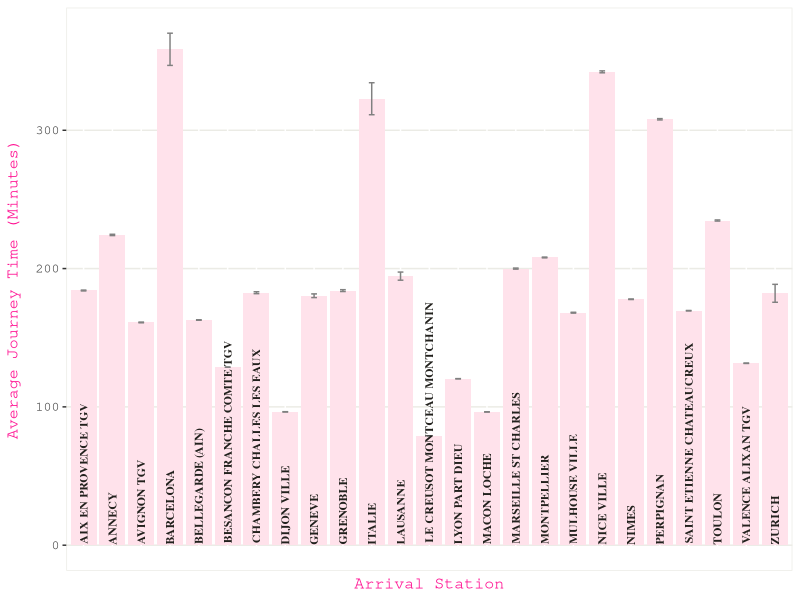

Write R code to recreate this figure.
## ---- chunk 1
knitr::opts_chunk$set(echo = TRUE)
## ---- chunk 2
knitr::opts_chunk$set(echo = TRUE)

library(tidyverse)
library(RColorBrewer)
## ---- chunk 3

data <- readr::read_csv("french_trains.csv")
data

view(data)

## ---- chunk 4

data %>% 
  dplyr::summarise(mean_trips = mean(total_num_trips))
  

## ---- chunk 5

?mutate()

?gather()
## ---- chunk 6

data %>% 
  mutate(total_journey_time = journey_time_avg * total_num_trips) %>% 
  view()

## ---- chunk 7

data %>% 
  mutate(total_journey_time = journey_time_avg * total_num_trips) %>% 
  group_by(departure_station, arrival_station) %>% 
  summarise(sum_total_time = sum(total_journey_time)) %>% 
  view()

## ---- chunk 8

data %>% 
  group_by(departure_station, arrival_station) %>% 
  summarise(average_time = mean(journey_time_avg), 
            stdev = sd(journey_time_avg)) %>%
  arrange(average_time) %>% 
  rename(standard_deviation = stdev) %>% 
  view()

data %>% 
  group_by(departure_station, arrival_station) %>% 
  summarise(average_time = round(mean(journey_time_avg), 1),
            stdev = round(sd(journey_time_avg), 1)) %>%
  mutate(mean_sd = paste(average_time, "+/-", stdev)) %>% 
  rename(MeanTime_StandardDeviation = mean_sd) %>%
  arrange(average_time) %>% 
  select(-average_time, -stdev) %>% 
  view()

  
## ---- chunk 9

data %>% 
  group_by(departure_station, arrival_station) %>% 
  summarise(average_time = round(mean(journey_time_avg), 1),
            stdev = round(sd(journey_time_avg), 1)) %>%
  mutate(mean_sd = paste(average_time, "+/-", stdev)) %>% 
  rename(MeanTime_StandardDeviation = mean_sd) %>%
  arrange(average_time) %>% 
  select(-average_time, -stdev) %>% 
  write.csv(file = "data_trains.csv")
  
  data %>% 
  group_by(departure_station, arrival_station) %>% 
  summarise(average_time = round(mean(journey_time_avg), 1),
            stdev = round(sd(journey_time_avg), 1)) %>%
  mutate(mean_sd = paste(average_time, "+/-", stdev)) %>% 
  rename(MeanTime_StandardDeviation = mean_sd) %>%
  arrange(average_time) %>% 
  select(-average_time, -stdev) %>% 
  write.table(file = "data_trains.txt", sep = "\t", row.names = FALSE)

## ---- chunk 10

data %>% 
  group_by(departure_station, arrival_station) %>% 
  summarise(average_time = mean(journey_time_avg), 
            sterror = sd(journey_time_avg)/sqrt(n())) %>% 
  view()

## ---- chunk 11

data %>% 
    group_by(departure_station, arrival_station) %>% 
    summarise(average_time = round(mean(journey_time_avg), 1),
            stdev = round(sd(journey_time_avg), 1)) %>%
    mutate(mean_sd = paste(average_time, "+/-", stdev)) %>% 
    rename(MeanTime_StandardDeviation = mean_sd) %>%
    arrange(average_time) %>% 
    filter(departure_station == "Paris Lyon") # Case-sensitive!
  
## ---- chunk 12
  
data %>% 
    group_by(departure_station, arrival_station) %>% 
    summarise(average_time = round(mean(journey_time_avg), 1),
            stdev = round(sd(journey_time_avg), 1)) %>%
    mutate(mean_sd = paste(average_time, "+/-", stdev)) %>% 
    rename(MeanTime_StandardDeviation = mean_sd) %>%
    arrange(average_time) %>% 
    filter(departure_station == "PARIS LYON")

## ---- chunk 13

data %>% 
    group_by(departure_station, arrival_station) %>% 
    summarise(average_time = mean(journey_time_avg),
            stnd_error = sd(journey_time_avg)/sqrt(n())) %>%
    arrange(average_time) %>% 
    filter(departure_station == "PARIS LYON") %>%
    ggplot(aes(x = arrival_station, y = average_time))+
      geom_bar(stat = "identity", fill = "#ffe2eb")+
      geom_errorbar(aes(ymin = average_time - stnd_error, 
                      ymax = average_time + stnd_error), 
                      width = 0.2, 
                      color = "#808080")+
      geom_text(aes(label = arrival_station), 
                      position = position_stack(vjust=0),
                      hjust = -0.01,
                      size = 3,
                      color = "#22211d",
                      angle = 90, 
                      fontface = "bold", 
                      family = "serif")+
      xlab("Arrival Station")+
      ylab("Average Journey Time (Minutes)")+
      theme(text = element_text(color = "#22211d", size = 12, family = "mono"),
        axis.line = element_blank(),
        axis.title.x = element_text(color = "#FF1493"),
        axis.text.x = element_blank(),
        axis.title.y = element_text(color = "#FF1493", margin = margin(r = 10)),
        axis.ticks.x = element_blank(),
        panel.grid.major.y = element_line(color = "#ebebe5", size = 0.5),
        panel.grid.minor = element_blank(),
        plot.background = element_blank(), 
        panel.background = element_blank(), 
        legend.background = element_blank(),
        legend.title = element_blank(),
        legend.position = "bottom",
        panel.border = element_rect(fill = NA, color = "#ebebe5", size = 0.5))


## ---- chunk 14

data %>% 
  unite(col = train_route, c("departure_station", "arrival_station"), sep = "-")
 
a <- data %>% 
      unite(col = train_route, c("departure_station", "arrival_station"), sep = "-") 
a

## ---- chunk 15

a %>% 
  separate(col = train_route, into = c("departure_station", "arrival_station"), 
           sep = "-")

